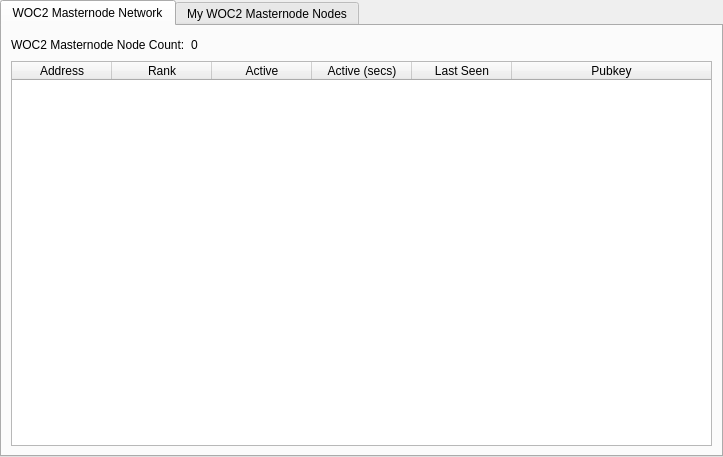
<?xml version="1.0" encoding="UTF-8"?>
<ui version="4.0">
 <class>MasternodeManager</class>
 <widget class="QWidget" name="MasternodeManager">
  <property name="geometry">
   <rect>
    <x>0</x>
    <y>0</y>
    <width>723</width>
    <height>457</height>
   </rect>
  </property>
  <property name="windowTitle">
   <string>Form</string>
  </property>
  <layout class="QVBoxLayout" name="topLayout">
   <property name="leftMargin">
    <number>0</number>
   </property>
   <property name="topMargin">
    <number>0</number>
   </property>
   <property name="rightMargin">
    <number>0</number>
   </property>
   <property name="bottomMargin">
    <number>0</number>
   </property>
   <item>
    <layout class="QVBoxLayout" name="verticalLayout">
     <property name="bottomMargin">
      <number>0</number>
     </property>
     <item>
      <widget class="QTabWidget" name="tabWidget">
       <property name="currentIndex">
        <number>0</number>
       </property>
       <widget class="QWidget" name="tab">
        <attribute name="title">
         <string>WOC2 Masternode Network</string>
        </attribute>
        <layout class="QGridLayout" name="gridLayout">
         <item row="1" column="0">
          <widget class="QTableWidget" name="tableWidget">
           <property name="editTriggers">
            <set>QAbstractItemView::NoEditTriggers</set>
           </property>
           <property name="alternatingRowColors">
            <bool>true</bool>
           </property>
           <property name="selectionBehavior">
            <enum>QAbstractItemView::SelectRows</enum>
           </property>
           <attribute name="horizontalHeaderStretchLastSection">
            <bool>true</bool>
           </attribute>
           <column>
            <property name="text">
             <string>Address</string>
            </property>
           </column>
           <column>
            <property name="text">
             <string>Rank</string>
            </property>
           </column>
           <column>
            <property name="text">
             <string>Active</string>
            </property>
           </column>
           <column>
            <property name="text">
             <string>Active (secs)</string>
            </property>
           </column>
           <column>
            <property name="text">
             <string>Last Seen</string>
            </property>
           </column>
           <column>
            <property name="text">
             <string>Pubkey</string>
            </property>
           </column>
          </widget>
         </item>
         <item row="0" column="0">
          <layout class="QHBoxLayout" name="horizontalLayout_3">
           <property name="bottomMargin">
            <number>0</number>
           </property>
           <item>
            <widget class="QLabel" name="label_2">
             <property name="text">
              <string>WOC2 Masternode Node Count:</string>
             </property>
            </widget>
           </item>
           <item>
            <widget class="QLabel" name="countLabel">
             <property name="text">
              <string>0</string>
             </property>
            </widget>
           </item>
           <item>
            <spacer name="horizontalSpacer_3">
             <property name="orientation">
              <enum>Qt::Horizontal</enum>
             </property>
             <property name="sizeHint" stdset="0">
              <size>
               <width>40</width>
               <height>20</height>
              </size>
             </property>
            </spacer>
           </item>
          </layout>
         </item>
        </layout>
       </widget>
       <widget class="QWidget" name="tab_2">
        <attribute name="title">
         <string>My WOC2 Masternode Nodes</string>
        </attribute>
        <layout class="QGridLayout" name="gridLayout_2">
         <item row="0" column="0">
          <layout class="QVBoxLayout" name="verticalLayout_2">
           <property name="bottomMargin">
            <number>0</number>
           </property>
           <item>
            <layout class="QHBoxLayout" name="horizontalLayout">
             <item>
              <widget class="QPushButton" name="createButton">
               <property name="text">
                <string>&amp;Create...</string>
               </property>
              </widget>
             </item>
             <item>
              <widget class="QPushButton" name="copyAddressButton">
               <property name="text">
                <string>Copy &amp;Address</string>
               </property>
              </widget>
             </item>
             <item>
              <spacer name="horizontalSpacer">
               <property name="orientation">
                <enum>Qt::Horizontal</enum>
               </property>
               <property name="sizeHint" stdset="0">
                <size>
                 <width>40</width>
                 <height>20</height>
                </size>
               </property>
              </spacer>
             </item>
            </layout>
           </item>
           <item>
            <widget class="QTableWidget" name="tableWidget_2">
             <property name="editTriggers">
              <set>QAbstractItemView::NoEditTriggers</set>
             </property>
             <property name="alternatingRowColors">
              <bool>true</bool>
             </property>
             <property name="selectionMode">
              <enum>QAbstractItemView::SingleSelection</enum>
             </property>
             <property name="selectionBehavior">
              <enum>QAbstractItemView::SelectRows</enum>
             </property>
             <attribute name="horizontalHeaderStretchLastSection">
              <bool>true</bool>
             </attribute>
             <column>
              <property name="text">
               <string>Alias</string>
              </property>
             </column>
             <column>
              <property name="text">
               <string>IP/Onion</string>
              </property>
             </column>
             <column>
              <property name="text">
               <string>Status</string>
              </property>
             </column>
             <column>
              <property name="text">
               <string>Collateral Address</string>
              </property>
             </column>
            </widget>
           </item>
           <item>
            <layout class="QHBoxLayout" name="horizontalLayout_2">
             <property name="bottomMargin">
              <number>0</number>
             </property>
             <item>
              <widget class="QPushButton" name="editButton">
               <property name="text">
                <string>&amp;Edit</string>
               </property>
              </widget>
             </item>
             <item>
              <widget class="QPushButton" name="getConfigButton">
               <property name="text">
                <string>&amp;Get Config</string>
               </property>
              </widget>
             </item>
             <item>
              <widget class="QPushButton" name="removeButton">
               <property name="text">
                <string>&amp;Remove</string>
               </property>
              </widget>
             </item>
             <item>
              <spacer name="horizontalSpacer_2">
               <property name="orientation">
                <enum>Qt::Horizontal</enum>
               </property>
               <property name="sizeHint" stdset="0">
                <size>
                 <width>40</width>
                 <height>20</height>
                </size>
               </property>
              </spacer>
             </item>
            </layout>
           </item>
           <item>
            <layout class="QHBoxLayout" name="horizontalLayout_4">
             <property name="bottomMargin">
              <number>0</number>
             </property>
             <item>
              <widget class="QPushButton" name="startButton">
               <property name="text">
                <string>&amp;Start</string>
               </property>
              </widget>
             </item>
             <item>
              <widget class="QPushButton" name="stopButton">
               <property name="text">
                <string>Sto&amp;p</string>
               </property>
              </widget>
             </item>
             <item>
              <spacer name="horizontalSpacer_4">
               <property name="orientation">
                <enum>Qt::Horizontal</enum>
               </property>
               <property name="sizeHint" stdset="0">
                <size>
                 <width>40</width>
                 <height>20</height>
                </size>
               </property>
              </spacer>
             </item>
            </layout>
           </item>
           <item>
            <layout class="QHBoxLayout" name="horizontalLayout_5">
             <property name="bottomMargin">
              <number>0</number>
             </property>
             <item>
              <widget class="QPushButton" name="startAllButton">
               <property name="text">
                <string>S&amp;tart All</string>
               </property>
              </widget>
             </item>
             <item>
              <widget class="QPushButton" name="stopAllButton">
               <property name="text">
                <string>St&amp;op All</string>
               </property>
              </widget>
             </item>
             <item>
              <spacer name="horizontalSpacer_5">
               <property name="orientation">
                <enum>Qt::Horizontal</enum>
               </property>
               <property name="sizeHint" stdset="0">
                <size>
                 <width>40</width>
                 <height>20</height>
                </size>
               </property>
              </spacer>
             </item>
            </layout>
           </item>
          </layout>
         </item>
        </layout>
       </widget>
      </widget>
     </item>
    </layout>
   </item>
  </layout>
 </widget>
 <resources/>
 <connections/>
</ui>
